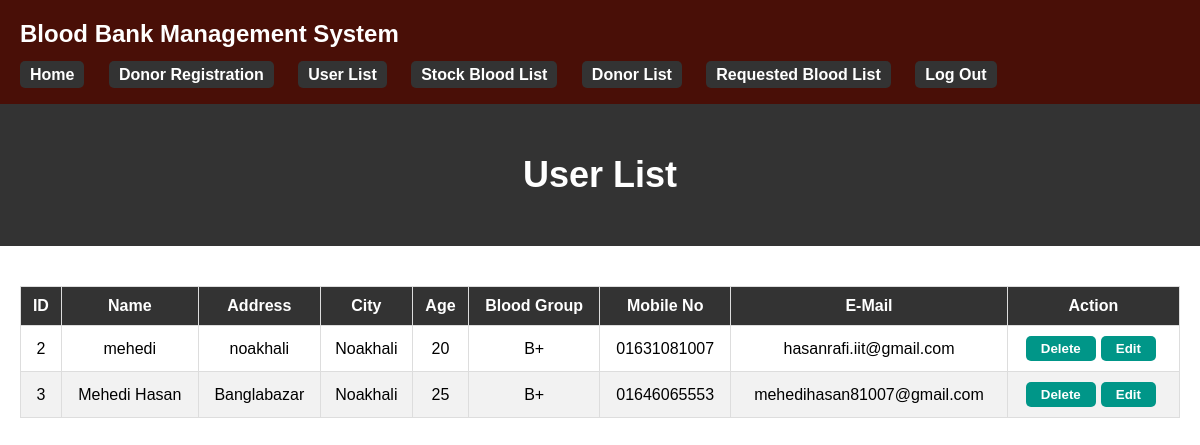
The page /user-list.php (signed in) on the database its author committed.
### tables this page shows
CREATE TABLE `user` (
  `id` int(30) NOT NULL,
  `name` varchar(30) DEFAULT NULL,
  `age` varchar(30) DEFAULT NULL,
  `address` varchar(200) DEFAULT NULL,
  `city` varchar(20) DEFAULT NULL,
  `pass` varchar(50) DEFAULT NULL,
  `bgroup` varchar(20) DEFAULT NULL,
  `email` varchar(100) DEFAULT NULL,
  `mno` varchar(30) DEFAULT NULL
);

### user-list.php (the view, shortened to what this page needs)
<?php
require "connection.php";
?>
<!DOCTYPE html>
<html lang="en">
<head>
    <link rel="stylesheet" type="text/css" href="styless.css">
</head>
<body>
    <header class="header">
        <div class="container">
            <h1 class="logo">Blood Bank Management System</h1><br>
            <nav class="nav">
                <ul>
                <li><a href="admin-home.php" class="active">Home</a></li>
                    <li><a href="donor-red.php" class="active">Donor Registration</a></li>
                    <li><a href="user-list.php" class="active">User List</a></li>
                    <li><a href="stock-blood-list.php" class="active">Stock Blood List</a></li>
                    <li><a href="donor-list.php" class="active">Donor List</a></li>
                    <li><a href="Requested-list.php" class="active">Requested Blood List</a></li>
                    <li><a href="logout.php" class="active">Log Out</a></li>
                </ul>
            </nav>
        </div>
    </header>
    <section class="hero">
        <div class="container">
            <h1 class="hero-title">User List</h1>
        </div>
    </section>
    <section class="user-list">
        <div class="container">
            <div class="table-container">
                <table>
                    <thead>
                        <tr>
                            <th>ID</th>
                            <th>Name</th>
                            <th>Address</th>
                            <th>City</th>
                            <th>Age</th>
                            <th>Blood Group</th>
                            <th>Mobile No</th>
                            <th>E-Mail</th>
                            <th>Action</th>
                        </tr>
                    </thead>
                    <tbody>
                        <?php
                        $sql = "SELECT id, name, age, address, city, bgroup, email, mno FROM `user`";
                        $result = mysqli_query($conn, $sql);
                        while ($row = mysqli_fetch_assoc($result)) {
                            echo "<tr>";
                            echo "<td>{$row['id']}</td>";
                            echo "<td>{$row['name']}</td>";
                            echo "<td>{$row['address']}</td>";
                            echo "<td>{$row['city']}</td>";
                            echo "<td>{$row['age']}</td>";
                            echo "<td>{$row['bgroup']}</td>";
                            echo "<td>{$row['mno']}</td>";
                            echo "<td>{$row['email']}</td>";
                            echo "<td>";
                            echo "<button><a href='delete-user.php?id={$row['id']}'>Delete</a></button>";
                            echo "<button><a href='edit-user.php?id={$row['id']}'>Edit</a></button>";
                            echo "</td>";
                            echo "</tr>";
                        }
                        ?>
                    </tbody>
                </table>
            </div>
        </div>
    </section>
</body>
</html>

### styless.css (style rules this page uses)
* { margin: 0; padding: 0; box-sizing: border-box; }
body { font-family: Arial, sans-serif; }
.container { max-width: 1200px; margin: 0 auto; padding: 0 20px; }
.header { background-color: #490f07; color: white; padding: 20px 0; }
.logo { font-size: 24px; font-weight: bold; }
.nav ul { list-style: none; }
.nav ul li { display: inline; margin-right: 20px; }
.nav ul li a { text-decoration: none; color: white; font-weight: bold; transition: color 0.3s; }
.active { background-color: #333; border-radius: 5px; padding: 5px 10px; }
.hero { background-color: #333; color: white; padding: 50px 0; text-align: center; }
.hero-title { font-size: 36px; font-weight: bold; }
.user-list { padding: 40px 0; }
.table-container { overflow-x: auto; }
table { width: 100%; border-collapse: collapse; }
table th, table td { padding: 10px; text-align: center; border: 1px solid #ddd; }
table th { background-color: #333; color: white; font-weight: bold; }
table tbody tr:nth-child(even) { background-color: #f2f2f2; }
button { background-color: #009688; color: white; border: none; padding: 5px 15px; cursor: pointer; border-radius: 5px; margin-right: 5px; }
button a { text-decoration: none; color: white; font-weight: bold; }

### rows shown on the page
user: id "2", name "mehedi", address "noakhali", city "Noakhali", age "20", bgroup "B+", mno "01631081007", email "hasanrafi.iit@gmail.com"
user: id "3", name "Mehedi Hasan", address "Banglabazar", city "Noakhali", age "25", bgroup "B+", mno "01646065553", email "mehedihasan81007@gmail.com"
